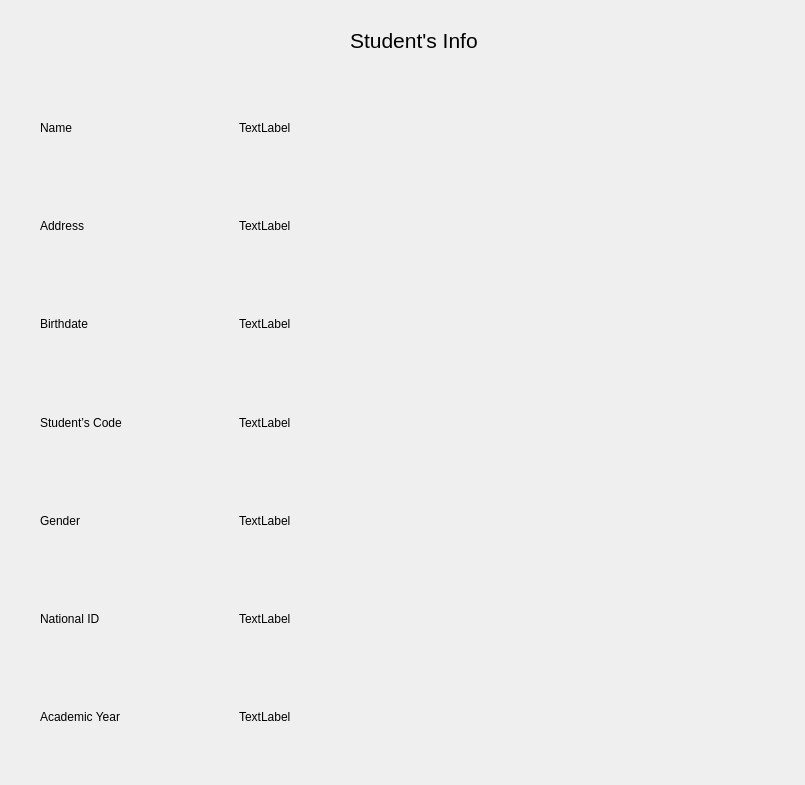
<?xml version="1.0" encoding="UTF-8"?>
<ui version="4.0">
 <class>Dialog</class>
 <widget class="QDialog" name="Dialog">
  <property name="geometry">
   <rect>
    <x>0</x>
    <y>0</y>
    <width>805</width>
    <height>785</height>
   </rect>
  </property>
  <property name="windowTitle">
   <string>Dialog</string>
  </property>
  <widget class="QLabel" name="studentimage">
   <property name="geometry">
    <rect>
     <x>520</x>
     <y>90</y>
     <width>251</width>
     <height>261</height>
    </rect>
   </property>
   <property name="text">
    <string/>
   </property>
  </widget>
  <widget class="QLabel" name="label_15">
   <property name="geometry">
    <rect>
     <x>350</x>
     <y>20</y>
     <width>281</width>
     <height>41</height>
    </rect>
   </property>
   <property name="styleSheet">
    <string notr="true">font : 16pt;</string>
   </property>
   <property name="text">
    <string>Student's Info</string>
   </property>
  </widget>
  <widget class="QWidget" name="layoutWidget">
   <property name="geometry">
    <rect>
     <x>40</x>
     <y>82</y>
     <width>391</width>
     <height>681</height>
    </rect>
   </property>
   <layout class="QVBoxLayout" name="verticalLayout">
    <item>
     <layout class="QHBoxLayout" name="horizontalLayout">
      <item>
       <widget class="QLabel" name="label">
        <property name="text">
         <string>Name</string>
        </property>
       </widget>
      </item>
      <item>
       <widget class="QLabel" name="label_4">
        <property name="text">
         <string>TextLabel</string>
        </property>
       </widget>
      </item>
     </layout>
    </item>
    <item>
     <layout class="QHBoxLayout" name="horizontalLayout_2">
      <item>
       <widget class="QLabel" name="label_2">
        <property name="text">
         <string>Address</string>
        </property>
       </widget>
      </item>
      <item>
       <widget class="QLabel" name="label_5">
        <property name="text">
         <string>TextLabel</string>
        </property>
       </widget>
      </item>
     </layout>
    </item>
    <item>
     <layout class="QHBoxLayout" name="horizontalLayout_3">
      <item>
       <widget class="QLabel" name="label_3">
        <property name="styleSheet">
         <string notr="true"/>
        </property>
        <property name="text">
         <string>Birthdate</string>
        </property>
       </widget>
      </item>
      <item>
       <widget class="QLabel" name="label_6">
        <property name="text">
         <string>TextLabel</string>
        </property>
       </widget>
      </item>
     </layout>
    </item>
    <item>
     <layout class="QHBoxLayout" name="horizontalLayout_4">
      <item>
       <widget class="QLabel" name="label_7">
        <property name="text">
         <string>Student’s Code</string>
        </property>
       </widget>
      </item>
      <item>
       <widget class="QLabel" name="label_8">
        <property name="text">
         <string>TextLabel</string>
        </property>
       </widget>
      </item>
     </layout>
    </item>
    <item>
     <layout class="QHBoxLayout" name="horizontalLayout_5">
      <item>
       <widget class="QLabel" name="label_9">
        <property name="text">
         <string>Gender</string>
        </property>
       </widget>
      </item>
      <item>
       <widget class="QLabel" name="label_10">
        <property name="text">
         <string>TextLabel</string>
        </property>
       </widget>
      </item>
     </layout>
    </item>
    <item>
     <layout class="QHBoxLayout" name="horizontalLayout_6">
      <item>
       <widget class="QLabel" name="label_11">
        <property name="text">
         <string>National ID</string>
        </property>
       </widget>
      </item>
      <item>
       <widget class="QLabel" name="label_12">
        <property name="text">
         <string>TextLabel</string>
        </property>
       </widget>
      </item>
     </layout>
    </item>
    <item>
     <layout class="QHBoxLayout" name="horizontalLayout_7">
      <item>
       <widget class="QLabel" name="label_14">
        <property name="text">
         <string>Academic Year</string>
        </property>
       </widget>
      </item>
      <item>
       <widget class="QLabel" name="label_13">
        <property name="text">
         <string>TextLabel</string>
        </property>
       </widget>
      </item>
     </layout>
    </item>
   </layout>
  </widget>
 </widget>
 <resources/>
 <connections/>
</ui>
